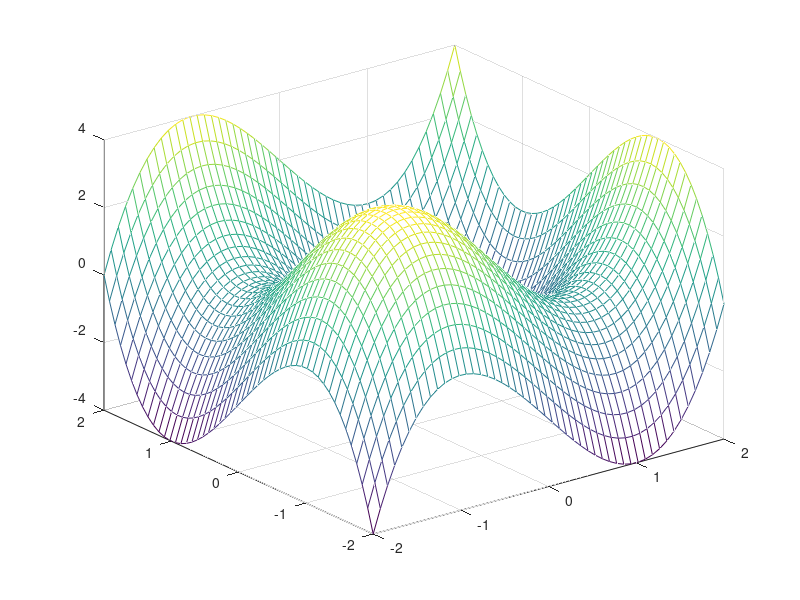

The MATLAB script that drew this image:
clear all ;
clf ;

f = @(x,y) x.^3 + y.^3 - 3*x - 3*y ;
fv = @(v) f(v(1),v(2)) ;

xb = linspace(-2,2,50) ;
yb = linspace(-2,2,50) ;
[X,Y] = meshgrid(xb, yb) ;
Z = f(X,Y) ;
mesh(X,Y,Z) ;

